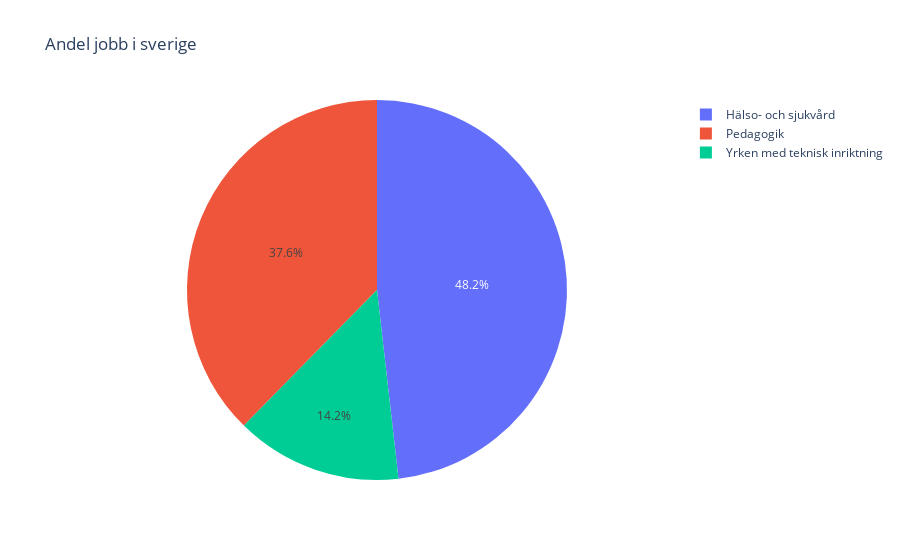

Here is the notebook cell this chart was saved with:
### Code cell
# pie-chart! 
# mart_full_time = df_mart[df_mart["scope_of_work_max"] == 100].groupby("occupation_field")["vacancies"].sum().sort_values(ascending=False).reset_index(name="total vacancies")
mart_full_time = df_mart.groupby("occupation_field")["vacancies"].sum().sort_values(ascending=False).reset_index(name="total vacancies")
mart_full_time
px.pie(mart_full_time,values="total vacancies",names="occupation_field",title="Andel jobb i sverige")

### Figure 1 — Plotly figure (JSON) as saved in the notebook; plotly's stock layout.template omitted (floating-point values rounded to 4 significant figures)
{"data": [{"domain": {"x": [0, 1], "y": [0, 1]}, "hovertemplate": "occupation_field=%{label}<br>total vacancies=%{value}<extra></extra>", "labels": ["Hälso- och sjukvård", "Pedagogik", "Yrken med teknisk inriktning"], "legendgroup": "", "name": "", "showlegend": true, "type": "pie", "values": [33899, 26480, 9961]}], "layout": {"legend": {"tracegroupgap": 0}, "title": {"text": "Andel jobb i sverige"}}}
